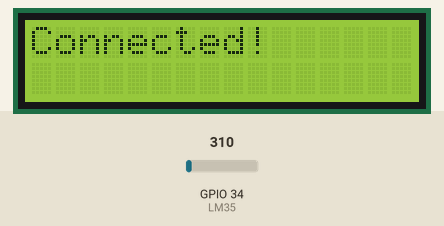
Recording of a sketch running on a simulated ESP32. On the bench: 16×2 character LCD. Inputs (shaded band) come from the test bench; at power-on: GPIO 34 (LM35) = 310. WiFi joins after 1.5 s; servers stay silent unless stated; what the sketch prints to the serial monitor is not drawn.

Above: at 1.9 s.
At 3.5 s:
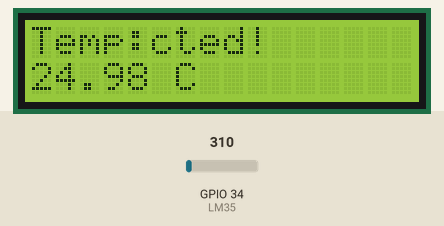
3.6 s: GPIO 34 (LM35) set to 372
At 4.5 s:
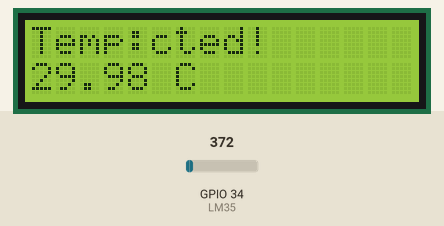
5.4 s: GPIO 34 (LM35) set to 434
At 7.1 s:
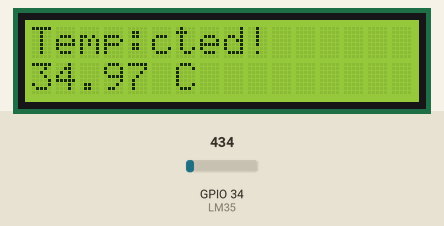
7.4 s: GPIO 34 (LM35) set to 527
At 8.8 s:
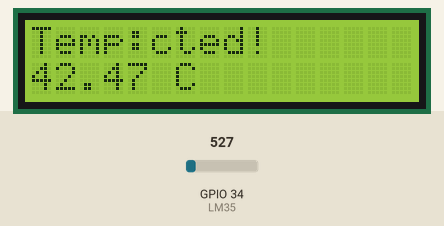
Timing chart, 0 to 10.4 s (numbered marks = the images above; inputs shaded):
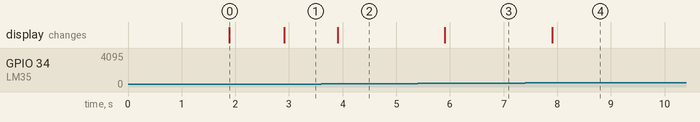

Measured:
- after the input at 3.6 s, the display: changes after 0.31 s (image 2)
- after the input at 5.4 s, the display: changes after 0.51 s (image 3)
- after the input at 7.4 s, the display: changes after 0.51 s (image 4)
- what the display in image 0 shows lasts 1.0 s, from 1.9 s to 2.9 s

The sketch:

temp.ino
```cpp
/************ BLYNK DETAILS ************/
#define BLYNK_TEMPLATE_ID "TMPL3YI9LIFNS"
#define BLYNK_TEMPLATE_NAME "temperature monitor"
#define BLYNK_AUTH_TOKEN "AV6Yyn81W7kNA723S4Y0asvrV2eUu6nC"

/************ LIBRARIES ************/
#include <WiFi.h>
#include <BlynkSimpleEsp32.h>
#include <Wire.h>
#include <LiquidCrystal_I2C.h>

/************ WIFI DETAILS ************/
char ssid[] = "@armaan_khxn__";
char pass[] = "786786786j";

/************ LCD + SENSOR ************/
LiquidCrystal_I2C lcd(0x27, 16, 2);
#define LM35 34

BlynkTimer timer;

/************ SEND TEMPERATURE ************/
void sendTemperature()
{
  int sensorValue = analogRead(LM35);

  float voltage = sensorValue * (3.3 / 4095.0);
  float temperature = voltage * 100.0;

  Blynk.virtualWrite(V0, temperature);

  lcd.setCursor(0,0);
  lcd.print("Temp:");
  lcd.setCursor(0,1);
  lcd.print(temperature);
  lcd.print(" C   ");

  Serial.print("TEMP:");
  Serial.println(temperature);
}

/************ SEND WIFI RSSI ************/
void sendWiFiStrength()
{
  if (WiFi.status() == WL_CONNECTED)
  {
    int rssi = WiFi.RSSI();

    Blynk.virtualWrite(V1, rssi);

    Serial.print("RSSI:");
    Serial.println(rssi);
  }
}

/************ CONNECTION STATUS ************/
void checkConnection()
{
  if (WiFi.status() == WL_CONNECTED)
    Serial.println("WIFI_CONNECTED");
  else
    Serial.println("WIFI_DISCONNECTED");

  if (Blynk.connected())
    Serial.println("BLYNK_CONNECTED");
  else
    Serial.println("BLYNK_DISCONNECTED");
}

void setup()
{
  Serial.begin(115200);

  Wire.begin(21, 22);
  lcd.init();
  lcd.backlight();

  lcd.setCursor(0,0);
  lcd.print("Connecting...");

  WiFi.begin(ssid, pass);

  while (WiFi.status() != WL_CONNECTED)
  {
    delay(500);
    Serial.println("WAITING_WIFI");
  }

  Serial.println("WIFI_CONNECTED");

  Blynk.config(BLYNK_AUTH_TOKEN);
  Blynk.connect();

  if (Blynk.connected())
    Serial.println("BLYNK_CONNECTED");

  lcd.clear();
  lcd.print("Connected!");

  timer.setInterval(1000L, sendTemperature);
  timer.setInterval(3000L, sendWiFiStrength);
  timer.setInterval(5000L, checkConnection);
}

void loop()
{
  Blynk.run();
  timer.run();
}
```
